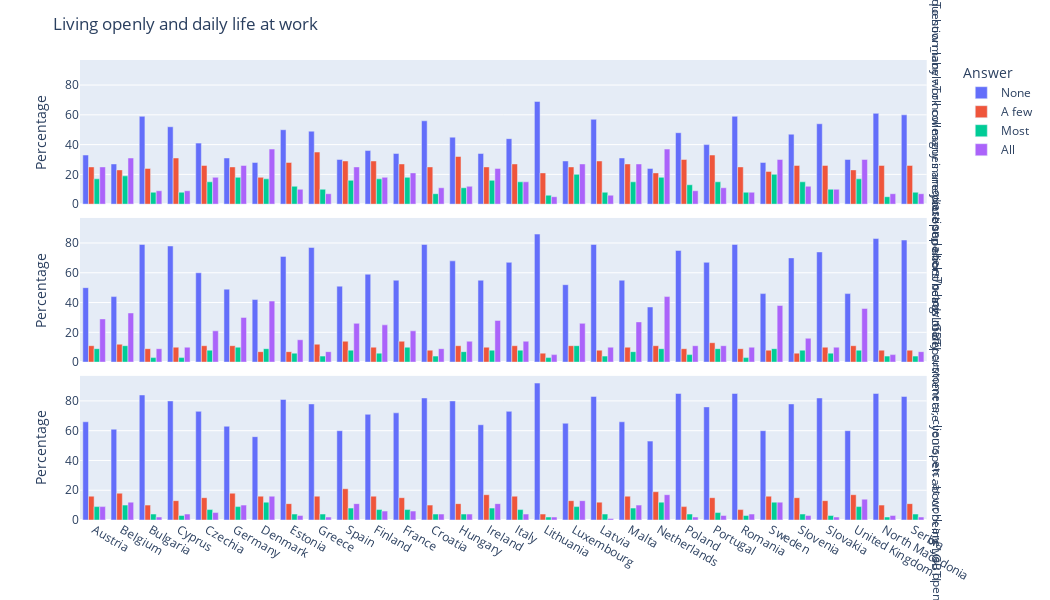

The cell this chart's notebook holds for it:
### Markdown cell above
### Visualización de las preguntas filtradas en no_open, sobre como de abierto es el trabajo y con respecto a sus compañeros/as,clientes y superiores

### Code cell
from UTILS.visualization_tb import visualization_living
visualization_living(dt=no_open)

### Figure 1 — Plotly figure (JSON) as saved in the notebook; plotly's stock layout.template omitted (floating-point values rounded to 4 significant figures)
{"data": [{"alignmentgroup": "True", "hovertemplate": "answer=None<br>question_label=To how many work colleagues are you open about being LGBTI<br>CountryCode=%{x}<br>percentage=%{y}<extra></extra>", "legendgroup": "None", "marker": {"color": "#636efa"}, "name": "None", "offsetgroup": "None", "orientation": "v", "showlegend": true, "textposition": "auto", "type": "bar", "x": ["Austria", "Belgium", "Bulgaria", "Cyprus", "Czechia", "Germany", "Denmark", "Estonia", "Greece", "Spain", "Finland", "France", "Croatia", "Hungary", "Ireland", "Italy", "Lithuania", "Luxembourg", "Latvia", "Malta", "Netherlands", "Poland", "Portugal", "Romania", "Sweden", "Slovenia", "Slovakia", "United Kingdom", "North Macedonia", "Serbia"], "xaxis": "x3", "y": [33, 27, 59, 52, 41, 31, 28, 50, 49, 30, 36, 34, 56, 45, 34, 44, 69, 29, 57, 31, 24, 48, 40, 59, 28, 47, 54, 30, 61, 60], "yaxis": "y3"}, {"alignmentgroup": "True", "hovertemplate": "answer=None<br>question_label=To how many immediate superiors/heads of department are you open about being LGBTI<br>CountryCode=%{x}<br>percentage=%{y}<extra></extra>", "legendgroup": "None", "marker": {"color": "#636efa"}, "name": "None", "offsetgroup": "None", "orientation": "v", "showlegend": false, "textposition": "auto", "type": "bar", "x": ["Austria", "Belgium", "Bulgaria", "Cyprus", "Czechia", "Germany", "Denmark", "Estonia", "Greece", "Spain", "Finland", "France", "Croatia", "Hungary", "Ireland", "Italy", "Lithuania", "Luxembourg", "Latvia", "Malta", "Netherlands", "Poland", "Portugal", "Romania", "Sweden", "Slovenia", "Slovakia", "United Kingdom", "North Macedonia", "Serbia"], "xaxis": "x2", "y": [50, 44, 79, 78, 60, 49, 42, 71, 77, 51, 59, 55, 79, 68, 55, 67, 86, 52, 79, 55, 37, 75, 67, 79, 46, 70, 74, 46, 83, 82], "yaxis": "y2"}, {"alignmentgroup": "True", "hovertemplate": "answer=None<br>question_label=To how many customers, clients, etc. at work are you open about being LGBTI<br>CountryCode=%{x}<br>percentage=%{y}<extra></extra>", "legendgroup": "None", "marker": {"color": "#636efa"}, "name": "None", "offsetgroup": "None", "orientation": "v", "showlegend": false, "textposition": "auto", "type": "bar", "x": ["Austria", "Belgium", "Bulgaria", "Cyprus", "Czechia", "Germany", "Denmark", "Estonia", "Greece", "Spain", "Finland", "France", "Croatia", "Hungary", "Ireland", "Italy", "Lithuania", "Luxembourg", "Latvia", "Malta", "Netherlands", "Poland", "Portugal", "Romania", "Sweden", "Slovenia", "Slovakia", "United Kingdom", "North Macedonia", "Serbia"], "xaxis": "x", "y": [66, 61, 84, 80, 73, 63, 56, 81, 78, 60, 71, 72, 82, 80, 64, 73, 92, 65, 83, 66, 53, 85, 76, 85, 60, 78, 82, 60, 85, 83], "yaxis": "y"}, {"alignmentgroup": "True", "hovertemplate": "answer=A few<br>question_label=To how many work colleagues are you open about being LGBTI<br>CountryCode=%{x}<br>percentage=%{y}<extra></extra>", "legendgroup": "A few", "marker": {"color": "#EF553B"}, "name": "A few", "offsetgroup": "A few", "orientation": "v", "showlegend": true, "textposition": "auto", "type": "bar", "x": ["Austria", "Belgium", "Bulgaria", "Cyprus", "Czechia", "Germany", "Denmark", "Estonia", "Greece", "Spain", "Finland", "France", "Croatia", "Hungary", "Ireland", "Italy", "Lithuania", "Luxembourg", "Latvia", "Malta", "Netherlands", "Poland", "Portugal", "Romania", "Sweden", "Slovenia", "Slovakia", "United Kingdom", "North Macedonia", "Serbia"], "xaxis": "x3", "y": [25, 23, 24, 31, 26, 25, 18, 28, 35, 29, 29, 27, 25, 32, 25, 27, 21, 25, 29, 27, 21, 30, 33, 25, 22, 26, 26, 23, 26, 26], "yaxis": "y3"}, {"alignmentgroup": "True", "hovertemplate": "answer=A few<br>question_label=To how many immediate superiors/heads of department are you open about being LGBTI<br>CountryCode=%{x}<br>percentage=%{y}<extra></extra>", "legendgroup": "A few", "marker": {"color": "#EF553B"}, "name": "A few", "offsetgroup": "A few", "orientation": "v", "showlegend": false, "textposition": "auto", "type": "bar", "x": ["Austria", "Belgium", "Bulgaria", "Cyprus", "Czechia", "Germany", "Denmark", "Estonia", "Greece", "Spain", "Finland", "France", "Croatia", "Hungary", "Ireland", "Italy", "Lithuania", "Luxembourg", "Latvia", "Malta", "Netherlands", "Poland", "Portugal", "Romania", "Sweden", "Slovenia", "Slovakia", "United Kingdom", "North Macedonia", "Serbia"], "xaxis": "x2", "y": [11, 12, 9, 10, 11, 11, 7, 7, 12, 14, 10, 14, 8, 11, 10, 11, 6, 11, 8, 10, 11, 9, 13, 9, 8, 6, 10, 11, 8, 8], "yaxis": "y2"}, {"alignmentgroup": "True", "hovertemplate": "answer=A few<br>question_label=To how many customers, clients, etc. at work are you open about being LGBTI<br>CountryCode=%{x}<br>percentage=%{y}<extra></extra>", "legendgroup": "A few", "marker": {"color": "#EF553B"}, "name": "A few", "offsetgroup": "A few", "orientation": "v", "showlegend": false, "textposition": "auto", "type": "bar", "x": ["Austria", "Belgium", "Bulgaria", "Cyprus", "Czechia", "Germany", "Denmark", "Estonia", "Greece", "Spain", "Finland", "France", "Croatia", "Hungary", "Ireland", "Italy", "Lithuania", "Luxembourg", "Latvia", "Malta", "Netherlands", "Poland", "Portugal", "Romania", "Sweden", "Slovenia", "Slovakia", "United Kingdom", "North Macedonia", "Serbia"], "xaxis": "x", "y": [16, 18, 10, 13, 15, 18, 16, 11, 16, 21, 16, 15, 10, 11, 17, 16, 4, 13, 12, 16, 19, 9, 15, 7, 16, 15, 13, 17, 10, 11], "yaxis": "y"}, {"alignmentgroup": "True", "hovertemplate": "answer=Most<br>question_label=To how many work colleagues are you open about being LGBTI<br>CountryCode=%{x}<br>percentage=%{y}<extra></extra>", "legendgroup": "Most", "marker": {"color": "#00cc96"}, "name": "Most", "offsetgroup": "Most", "orientation": "v", "showlegend": true, "textposition": "auto", "type": "bar", "x": ["Austria", "Belgium", "Bulgaria", "Cyprus", "Czechia", "Germany", "Denmark", "Estonia", "Greece", "Spain", "Finland", "France", "Croatia", "Hungary", "Ireland", "Italy", "Lithuania", "Luxembourg", "Latvia", "Malta", "Netherlands", "Poland", "Portugal", "Romania", "Sweden", "Slovenia", "Slovakia", "United Kingdom", "North Macedonia", "Serbia"], "xaxis": "x3", "y": [17, 19, 8, 8, 15, 18, 17, 12, 10, 16, 17, 18, 7, 11, 16, 15, 6, 20, 8, 15, 18, 13, 15, 8, 20, 15, 10, 17, 5, 8], "yaxis": "y3"}, {"alignmentgroup": "True", "hovertemplate": "answer=Most<br>question_label=To how many immediate superiors/heads of department are you open about being LGBTI<br>CountryCode=%{x}<br>percentage=%{y}<extra></extra>", "legendgroup": "Most", "marker": {"color": "#00cc96"}, "name": "Most", "offsetgroup": "Most", "orientation": "v", "showlegend": false, "textposition": "auto", "type": "bar", "x": ["Austria", "Belgium", "Bulgaria", "Cyprus", "Czechia", "Germany", "Denmark", "Estonia", "Greece", "Spain", "Finland", "France", "Croatia", "Hungary", "Ireland", "Italy", "Lithuania", "Luxembourg", "Latvia", "Malta", "Netherlands", "Poland", "Portugal", "Romania", "Sweden", "Slovenia", "Slovakia", "United Kingdom", "North Macedonia", "Serbia"], "xaxis": "x2", "y": [9, 11, 3, 3, 8, 10, 9, 6, 4, 8, 6, 10, 4, 7, 8, 8, 3, 11, 4, 7, 9, 5, 9, 3, 9, 8, 6, 8, 4, 4], "yaxis": "y2"}, {"alignmentgroup": "True", "hovertemplate": "answer=Most<br>question_label=To how many customers, clients, etc. at work are you open about being LGBTI<br>CountryCode=%{x}<br>percentage=%{y}<extra></extra>", "legendgroup": "Most", "marker": {"color": "#00cc96"}, "name": "Most", "offsetgroup": "Most", "orientation": "v", "showlegend": false, "textposition": "auto", "type": "bar", "x": ["Austria", "Belgium", "Bulgaria", "Cyprus", "Czechia", "Germany", "Denmark", "Estonia", "Greece", "Spain", "Finland", "France", "Croatia", "Hungary", "Ireland", "Italy", "Lithuania", "Luxembourg", "Latvia", "Malta", "Netherlands", "Poland", "Portugal", "Romania", "Sweden", "Slovenia", "Slovakia", "United Kingdom", "North Macedonia", "Serbia"], "xaxis": "x", "y": [9, 10, 4, 3, 7, 9, 12, 4, 4, 8, 7, 7, 4, 4, 8, 7, 2, 9, 4, 8, 12, 4, 5, 3, 12, 4, 3, 9, 2, 4], "yaxis": "y"}, {"alignmentgroup": "True", "hovertemplate": "answer=All<br>question_label=To how many work colleagues are you open about being LGBTI<br>CountryCode=%{x}<br>percentage=%{y}<extra></extra>", "legendgroup": "All", "marker": {"color": "#ab63fa"}, "name": "All", "offsetgroup": "All", "orientation": "v", "showlegend": true, "textposition": "auto", "type": "bar", "x": ["Austria", "Belgium", "Bulgaria", "Cyprus", "Czechia", "Germany", "Denmark", "Estonia", "Greece", "Spain", "Finland", "France", "Croatia", "Hungary", "Ireland", "Italy", "Lithuania", "Luxembourg", "Latvia", "Malta", "Netherlands", "Poland", "Portugal", "Romania", "Sweden", "Slovenia", "Slovakia", "United Kingdom", "North Macedonia", "Serbia"], "xaxis": "x3", "y": [25, 31, 9, 9, 18, 26, 37, 10, 7, 25, 18, 21, 11, 12, 24, 15, 5, 27, 6, 27, 37, 9, 11, 8, 30, 12, 10, 30, 7, 7], "yaxis": "y3"}, {"alignmentgroup": "True", "hovertemplate": "answer=All<br>question_label=To how many immediate superiors/heads of department are you open about being LGBTI<br>CountryCode=%{x}<br>percentage=%{y}<extra></extra>", "legendgroup": "All", "marker": {"color": "#ab63fa"}, "name": "All", "offsetgroup": "All", "orientation": "v", "showlegend": false, "textposition": "auto", "type": "bar", "x": ["Austria", "Belgium", "Bulgaria", "Cyprus", "Czechia", "Germany", "Denmark", "Estonia", "Greece", "Spain", "Finland", "France", "Croatia", "Hungary", "Ireland", "Italy", "Lithuania", "Luxembourg", "Latvia", "Malta", "Netherlands", "Poland", "Portugal", "Romania", "Sweden", "Slovenia", "Slovakia", "United Kingdom", "North Macedonia", "Serbia"], "xaxis": "x2", "y": [29, 33, 9, 10, 21, 30, 41, 15, 7, 26, 25, 21, 9, 14, 28, 14, 5, 26, 10, 27, 44, 11, 11, 10, 38, 16, 10, 36, 5, 7], "yaxis": "y2"}, {"alignmentgroup": "True", "hovertemplate": "answer=All<br>question_label=To how many customers, clients, etc. at work are you open about being LGBTI<br>CountryCode=%{x}<br>percentage=%{y}<extra></extra>", "legendgroup": "All", "marker": {"color": "#ab63fa"}, "name": "All", "offsetgroup": "All", "orientation": "v", "showlegend": false, "textposition": "auto", "type": "bar", "x": ["Austria", "Belgium", "Bulgaria", "Cyprus", "Czechia", "Germany", "Denmark", "Estonia", "Greece", "Spain", "Finland", "France", "Croatia", "Hungary", "Ireland", "Italy", "Lithuania", "Luxembourg", "Latvia", "Malta", "Netherlands", "Poland", "Portugal", "Romania", "Sweden", "Slovenia", "Slovakia", "United Kingdom", "North Macedonia", "Serbia"], "xaxis": "x", "y": [9, 12, 2, 4, 5, 10, 16, 3, 2, 11, 6, 6, 4, 4, 11, 4, 2, 13, 1, 10, 17, 2, 3, 4, 12, 3, 2, 14, 3, 2], "yaxis": "y"}], "layout": {"annotations": [{"font": {}, "showarrow": false, "text": "question_label=To how many customers, clients, etc. at work are you open about being LGBTI", "textangle": 90, "x": 0.98, "xanchor": "left", "xref": "paper", "y": 0.1567, "yanchor": "middle", "yref": "paper"}, {"font": {}, "showarrow": false, "text": "question_label=To how many immediate superiors/heads of department are you open about being LGBTI", "textangle": 90, "x": 0.98, "xanchor": "left", "xref": "paper", "y": 0.5, "yanchor": "middle", "yref": "paper"}, {"font": {}, "showarrow": false, "text": "question_label=To how many work colleagues are you open about being LGBTI", "textangle": 90, "x": 0.98, "xanchor": "left", "xref": "paper", "y": 0.8433, "yanchor": "middle", "yref": "paper"}], "barmode": "group", "height": 600, "legend": {"title": {"text": "Answer"}, "tracegroupgap": 0}, "margin": {"t": 60}, "title": {"text": "Living openly and daily life at work"}, "width": 1050, "xaxis": {"anchor": "y", "domain": [0, 0.98], "title": {}}, "xaxis2": {"anchor": "y2", "domain": [0, 0.98], "matches": "x", "showticklabels": false}, "xaxis3": {"anchor": "y3", "domain": [0, 0.98], "matches": "x", "showticklabels": false}, "yaxis": {"anchor": "x", "domain": [0, 0.3133], "title": {"text": "Percentage"}}, "yaxis2": {"anchor": "x2", "domain": [0.3433, 0.6567], "matches": "y", "title": {"text": "Percentage"}}, "yaxis3": {"anchor": "x3", "domain": [0.6867, 1.0], "matches": "y", "title": {"text": "Percentage"}}}}
